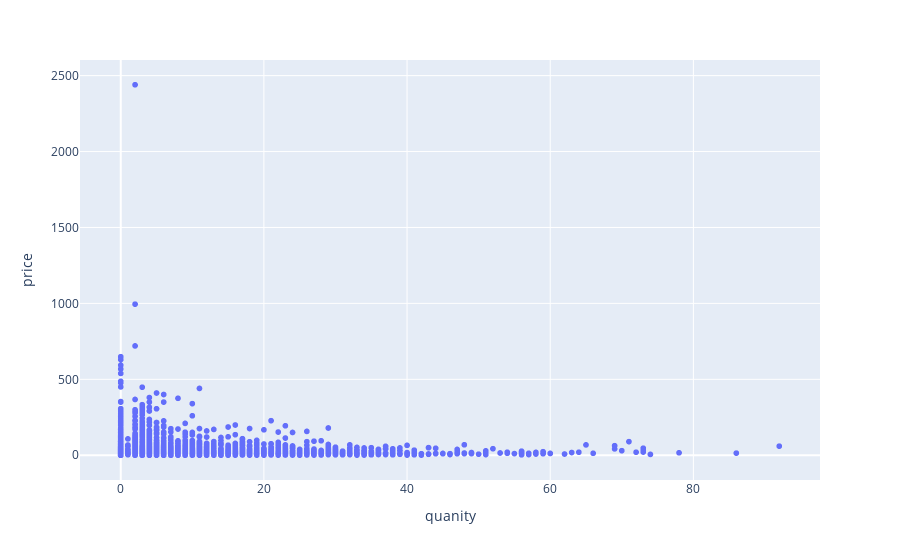

Here is the notebook cell this chart was saved with:
### Code cell
px.scatter(df, y='price', x='quanity')

### Figure 1 — Plotly figure (JSON) as saved in the notebook; plotly's stock layout.template omitted (floating-point values rounded to 4 significant figures; data arrays with more than 128 entries replaced by an {"elided": "..."} marker saying what was removed)
{"data": [{"hovertemplate": "quanity=%{x}<br>price=%{y}<extra></extra>", "legendgroup": "", "marker": {"color": "#636efa", "symbol": "circle"}, "mode": "markers", "name": "", "showlegend": false, "type": "scattergl", "x": {"elided": "8533 int values"}, "xaxis": "x", "y": {"elided": "8533 float values"}, "yaxis": "y"}], "layout": {"legend": {"tracegroupgap": 0}, "margin": {"t": 60}, "xaxis": {"anchor": "y", "domain": [0, 1], "title": {"text": "quanity"}}, "yaxis": {"anchor": "x", "domain": [0, 1], "title": {"text": "price"}}}}
